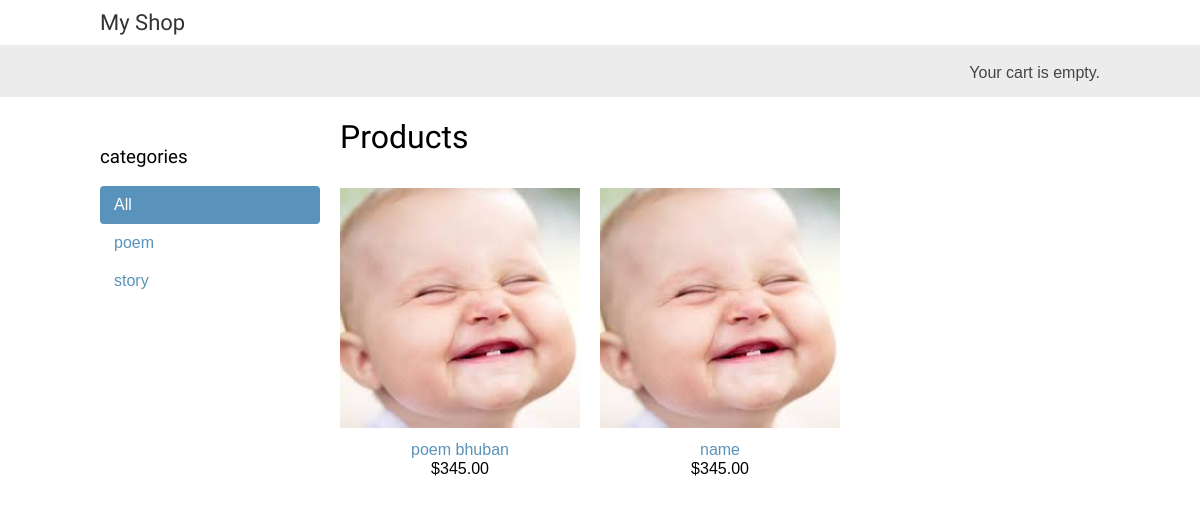
The page / on the database its author committed.
### shop/models.py (models this page shows, shortened)
class Category(models.Model):
    name = models.CharField(max_length=200)
    slug = models.SlugField(max_length=200)
    def get_absolute_url(self):
        return reverse('shop:product_list_by_category',args=[self.slug])

class Product(models.Model):
    category = models.ForeignKey(Category,related_name='products',on_delete=models.CASCADE)
    name = models.CharField(max_length=200, db_index=True)
    slug = models.SlugField(max_length=200, db_index=True)
    image = models.ImageField(upload_to='products/',blank=True)
    description = models.TextField(blank=True)
    price = models.DecimalField(max_digits=10, decimal_places=2)
    available = models.BooleanField(default=True)
    created = models.DateTimeField(auto_now_add=True)
    updated = models.DateTimeField(auto_now=True)
    def __str__(self):
        return self.name
    def get_absolute_url(self):
        return reverse('shop:product_detail',args=[self.id, self.slug])

### shop/views.py (the view)
# urls.py: path('',product_list,name='product_list'),
def product_list(request,category_slug=None):
    category = None
    categories = Category.objects.all()
    products = Product.objects.filter(available=True)
    if category_slug:
        category = get_object_or_404(Category, slug=category_slug)
        products = products.filter(category=category)
    print(products)
    return render(request,'shop/product/list.html',{'category': category,'categories': categories,'products': products})

### cart/cart.py (called while the page is built)
    def __len__(self):
        return sum(item['quantity'] for item in self.cart.values())

### cart/context_processors.py (called while the page is built)
def cart(request):
    return {'cart':Cart(request)}

### shop/templates/shop/product/list.html (shortened to what this page needs)
{% extends 'shop/base.html' %}
{% load static %}
{% block content %}
    <div id="sidebar">
        <h3>categories</h3>
        <ul>
            <li {% if not category %}class="selected"{% endif %}>
                <a href="{% url 'shop:product_list' %}">All</a>
            </li>
            {% for c in categories %}
            <li {% if category.slug == c.slug %}class="selected" {% endif %}>
                <a href="{{ c.get_absolute_url }}">{{c.name}}</a>
            </li>
            {% endfor %}
        </ul>
    </div>
    <div id="main" class="product-list">
        <h1>
            {% if category %}
                {{ category.name }}
            {% else %}
                Products
            {% endif %}
        </h1>
        {% for product in products %}
        <div class="item">
            <a href="{{ product.get_absolute_url }}">
                <img src="{% if product.image %} {{ product.image.url }} {%else %}{% static 'img/no_image.jpeg' %}{% endif %}" > <br>
            </a>
            <a href="{{ product.get_absolute_url }}">{{ product.name }}</a>
            <br>
            ${{ product.price }}
            </div>
        {% endfor %}
    </div>
{% endblock content %}

### shop/static/css/base.css (style rules this page uses)
body { margin:0; padding:0; font-family:helvetica, sans-serif; }
h1, h2, h3, h4, h5 , h6 { font-family: 'Ubuntu', sans-serif; font-weight:normal; }
a { text-decoration:none; color:#5993bb; }
#sidebar { width:220px; padding:30px 20px 0 0; float:left; }
#sidebar ul { margin:0; padding:0; }
#sidebar ul li { margin:0; list-style:none; padding:10px 14px; }
#sidebar ul li a { display:block; }
#sidebar ul li.selected { background:#5993bb; border-radius:4px; }
#sidebar ul li.selected a { color:#fff; }
#main { float:left; width: 96%; margin-right:-220px; overflow:hidden; }
.product-list .item { width:25%; padding:10px 20px 10px 0; float:left; text-align:center; line-height:1.2; }
.product-list .item img { width:100%; margin-bottom:8px; }

### rows shown on the page
Category: name "poem"
Category: name "story"
Product: name "poem bhuban", price "345.00"
Product: name "name", price "345.00"
